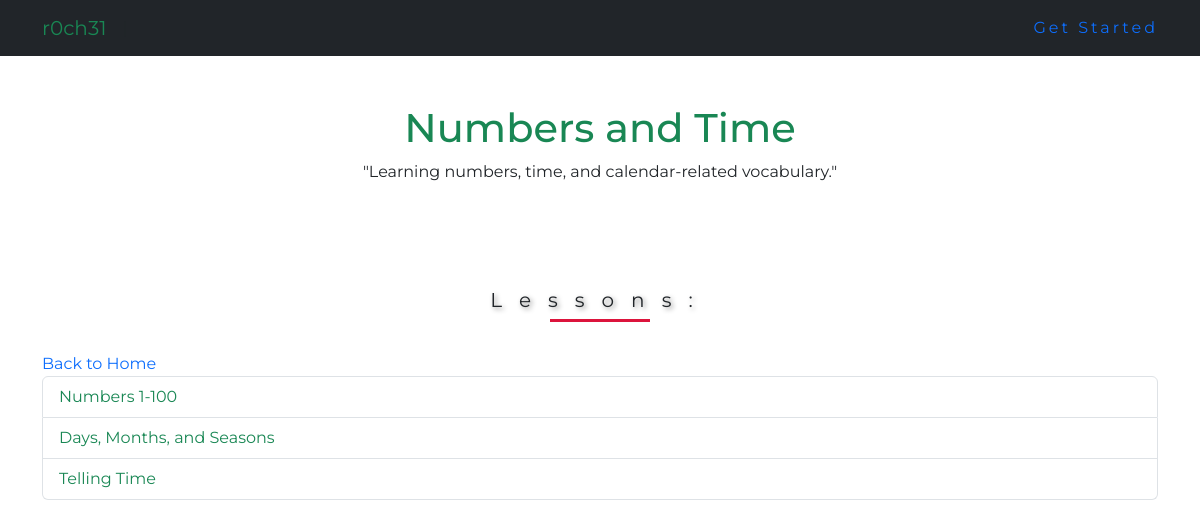
Screenshot of /chapters/2/ with the database file from the repository.
### mandarin/models.py (models this page shows, shortened)
class Chapter(models.Model):
    id = models.AutoField(primary_key=True)
    title = models.CharField(max_length=255)
    description = models.TextField(blank=True, null=True)

class Lesson(models.Model):
    id = models.AutoField(primary_key=True)
    chapter = models.ForeignKey(Chapter, on_delete=models.CASCADE, related_name='lessons')
    title = models.CharField(max_length=255)
    content = models.TextField()

### mandarin/views.py (the view)
# urls.py: path('chapters/<int:chapter_id>/', views.chapter_detail, name='chapter_detail'),
def chapter_detail(request, chapter_id):
    chapter = get_object_or_404(Chapter.objects.prefetch_related('lessons'), id=chapter_id)
    lessons = chapter.lessons.all()
    return render(request, 'mandarin/chapter_detail.html', {
        'chapter': chapter,
        'lessons': lessons
    })

### mandarin/templates/mandarin/chapter_detail.html (shortened to what this page needs)
{% extends "mandarin/base.html" %}
{% block content %}
<div class="container mt-5">
  <h1 class="text-center text-success">{{ chapter.title }}</h1>
  <p class="text-center">{{ chapter.description }}</p>
  <br><br>
  <div style="text-align: left;">
    <h4>Lessons:</h4>
    <a href="{% url 'home' %}" class=" text-decoration-none mt-3">Back to Home</a>
    <div class="list-group">
      {% for lesson in lessons %}
      <a href="{% url 'lesson_detail' lesson.id %}" class="list-group-item list-group-item-action text-success">
        {{ lesson.title }}
      </a>
      {% empty %}
      <p>No lessons found for this chapter.</p>
      {% endfor %}
    </div>
    <br>
  </div>
</div>
{% endblock %}

### static/css/style.css (style rules this page uses)
body { margin: 0; padding: 0; font-family: 'Montserrat', sans-serif; }
h4 { text-align: center; letter-spacing: 17px; font-size: 60px; font-style: bold; text-shadow: 2px 2px 5px gray; }
h4 { width: 100%; font-weight: normal; font-size: 20px; position: relative; margin: 40px 0; }
h4::before { content: ''; position: absolute; width: 100px; height: 3px; background-color: crimson; bottom: -10px; left: 50%; transform: translateX(-50%); animation: animate 4s linear infinite; }

### rows the page displays
Chapter: title "Numbers and Time", description "\"Learning numbers, time, and calendar-related vocabulary.\""
Lesson: title "Numbers 1-100"
Lesson: title "Days, Months, and Seasons"
Lesson: title "Telling Time"
